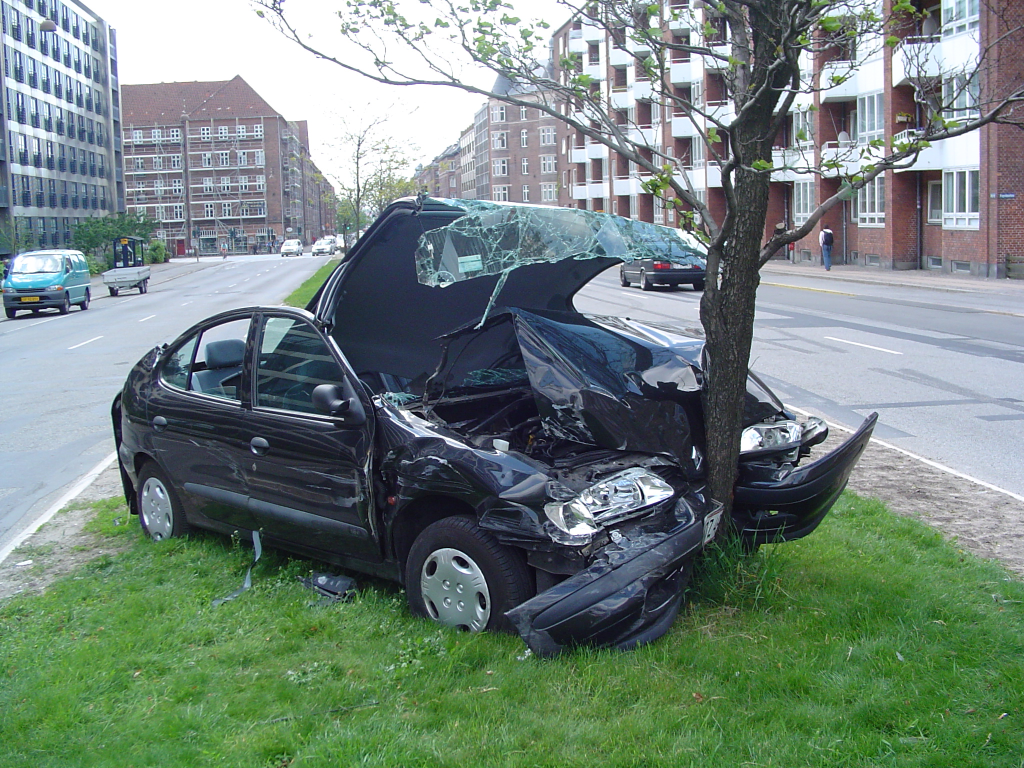
#> input picture cost_optimization/assets/damage_photo.jpg, 2048 x 1536 px (shown at 1/2 size)
$ jupyter execute --allow-errors cost_optimization.ipynb   (shell and % lines are left out)
#> lines starting #> are read from the running program, lines starting #| are printed output that depends on the picture
# Cost Optimization on the Claude API

AI adoption is starting to take a familiar shape: you build on AI to stay at the intelligence frontier, but scaling your product makes token costs unsustainable. The zeitgeist refers to this phenomenon as a shift from "tokenmaxxing" to "budgetmaxxing." Yet, the defensible solution isn't to downgrade your models or shrink the scope of your AI use cases. Instead, we see successful teams focus on optimizing the architecture surrounding their models to reach the Pareto frontier of intelligence and cost.

This cookbook lays out the checklist Anthropic's Applied AI team runs builders through to bring their API spend into line without sacrificing product quality. Here's a bird's eye view:

1. **Before you start optimizing** – get it working on a capable model, build an eval, and measure a baseline
2. **Prompt caching** – reuse your tokens on subsequent turns instead of reprocessing them
3. **Input token management** – let the model discover context via tools
4. **Agent-loop efficiency** – keep multi-turn context from compounding
5. **Output token management** – hand the model tighter generation constraints
6. **Batch API** – defer non-interactive workloads to an async queue
7. **Model selection and effort** – find the cheapest tier that still clears your quality bar

Notice how model selection sits near the bottom. It's the easiest lever to pull but directly constrains the intelligence of your product. The goal of this cookbook is to maintain your intelligence ceiling while recouping cost where the dollars are not driving any material gains in product performance.

## Prerequisites

> **Note**: Running this cookbook top to bottom costs ~\$40 in API credits. We recommend only running cells live when you want to experiment with the inputs.

To run this notebook, you will need:

- **Anthropic API key** to call the Claude API ([get your API key](https://platform.claude.com/settings/keys))
- **Python 3.10+** with the `anthropic`, `matplotlib`, `pillow`, and `python-dotenv` packages
- **The `assets/` directory** in the same location as this notebook, which can be pulled from the [cookbooks repo](https://github.com/anthropics/claude-cookbooks)

## Setup

To get started, create a `.env` file in this directory and drop in your Anthropic API key with `ANTHROPIC_API_KEY=your-anthropic-api-key`. Then install and import the handful of dependencies, including [Anthropic's Python SDK](https://platform.claude.com/docs/en/cli-sdks-libraries/sdks/python).

[cell 1]
import base64
import copy
import csv
import io
import json
import textwrap
import time
from datetime import datetime
from functools import partial
from pathlib import Path

import anthropic
import matplotlib.pyplot as plt
from dotenv import load_dotenv
from IPython.display import HTML, display
from PIL import Image

load_dotenv()
#> (the rest of this cell did not finish here and is left out)

With that in place, define the base models and pricing schemas. We'll use Opus as the default workhorse for this notebook, but your use case might warrant a different intelligence ceiling – the baseline eval in the next section will help us identify the right starting point. Here we just load in some helper functions to make our eval results easily legible.

To *optimize* cost, we need to ensure we're *measuring* cost at every turn. Anthropic's API carries a `usage` block with input, output, and cache token counts. Below we define `usage_cost()` to turn those raw counts into dollar amounts using the [current per-million-token prices](https://platform.claude.com/docs/en/about-claude/pricing). Note that the `PRICING` table and cache multipliers below are a hardcoded snapshot of list prices at the time of writing, and per-token rates are subject to change as new models ship or introductory pricing expires.

[cell 2]
FABLE = "claude-fable-5"
OPUS = "claude-opus-5"
SONNET = "claude-sonnet-5"
HAIKU = "claude-haiku-4-5"

# Our default model for this notebook
MODEL = OPUS

# $/M tokens
PRICING = {
    FABLE: {"in": 10.00, "out": 50.00},
    OPUS: {"in": 5.00, "out": 25.00},
    SONNET: {"in": 2.00, "out": 10.00},
    HAIKU: {"in": 1.00, "out": 5.00},
}


# [21 lines left out: function usage_cost, not called in this run]


_hdr_printed = False


# [17 lines left out: function print_usage, not called in this run]


def reset_usage_header():
    global _hdr_printed
    _hdr_printed = False


print(f"{'model':<18s} {'$/M in':>8s} {'$/M out':>9s}")
for m, p in PRICING.items():
    tag = "  <- our default" if m == MODEL else ""
    print(f"{m:<18s} {p['in']:>8.2f} {p['out']:>9.2f}{tag}")

[cell 3]
# Shared eval output format
# [39 lines left out: function results_table, not called in this run]


_TRIAL_COLS = "{cfg:<34}{trial:>6}{passed:>9}{turns:>10}{ptask:>11}{p10k:>15}   {misses}"


# [49 lines left out: functions trial_header, trial_row, context_header, context_bar, not called in this run]

To anchor this cost optimization exercise in reality, we'll run through a use case that embodies what our Applied AI team might face in the field: a claims adjuster agent for Acme Insurance, a fictional auto-insurance company. The cell below loads synthetic data from `assets/`, which serves as environment context for our agent to work with. It mocks a real production backend without all of the underlying infra.

The agent's system prompt and tool schema (known as its "prefix") are defined in the following cell. The system prompt assigns the agent's persona, specifies the desired response shape, and embeds a full ~12K-token underwriting manual from `assets/policy_manual.md`. The agent has eight investigation actions it can call on via tools (pull the claim, policy, fraud score, repair estimate, photos) plus four terminal verdicts (`approve_claim`, `deny_claim`, `route_to_supervisor`, `refer_to_siu`) that the loop watches for. `count_tokens` at the end shows what this fixed prefix weighs before a single user turn is added.

#> (a cell that did not finish here is left out)

#> (a cell that did not finish here is left out)

## Before you start optimizing

First ensure that the agent actually works, regardless of whether or not the unit economics are scalable. If you can't make *an* agent that solves your problem, you definitely won't be able to make a cost-optimal one. Run the agent on Opus or Fable to start; you should maintain a high intelligence ceiling and pull on other cost levers before sacrificing the agent's overall reasoning capabilities.

Determining to what extent the agent works requires an eval that measures both **pass rate** and **cost per task**. We measure cost per task instead of cost per token because a model with a higher sticker price can be the cheaper option if it finishes the job in fewer turns. Pass rate allows us to establish a quality bar such that we don't degrade the quality of the agent itself as we reduce cost per task.

The eval doesn't need to be elaborate; a few representative tasks with known-good answers is enough to catch regressions. Check out [this blog post](https://www.anthropic.com/engineering/demystifying-evals-for-ai-agents) for additional direction on building your eval suite. For the purposes of this cookbook, we'll simply use ten claims from `claims.csv` with human-labeled correct verdicts.

#> (a cell that did not finish here is left out)

The `adjudicate()` function below defines our agent config. We'll run the baseline eval in an unoptimized state – assume this is how we've inherited the agent. It uses Opus at `effort=high`, full tool loop, no caching, and no context management. Opus High should be able to correctly classify all eval claims with enough intelligence headroom to flex to harder problems. `run_eval()` walks it across all ten claims and prints the scoreboard.

[cell 7]
# [65 lines left out: function adjudicate, not called in this run]


def run_eval(adjudicate_fn, label, *, quiet=False, trial=1):
    """One pass over the eval set. Verbose mode traces every claim (used once,
    for the baseline); quiet mode prints a single trial_row(). Either way the
    trial's numbers land in run_eval.last for the summary tables"""
#> called with label = 'baseline (opus · effort=high)', quiet = False, trial = 1
    # Reset the cache on each trial for a fair comparison
    run_eval.nonce = time.time_ns()
    if not quiet:
        print(label, flush=True)
    total, correct, turns, misses = 0.0, 0, 0, []
    for claim in EVAL_CLAIMS:
        decision, cost, n = adjudicate_fn(claim)
        ok = decision == claim["expected"]
        total += cost
        turns += n
        correct += ok
        if not ok:
            misses.append(claim["id"])
        if not quiet:
            exp = f"(exp {claim['expected']})"
            print(
                f"  {'✓' if ok else '✗'} {claim['id']}  {decision:<10} {exp:<16} "
                f"{n} turns  ${cost:.4f}",
                flush=True,
            )
    per_task = total / len(EVAL_CLAIMS)
    run_eval.last = {
        "correct": correct,
        "n": len(EVAL_CLAIMS),
        "per_task": per_task,
        "turns": turns,
        "misses": misses,
    }
    if quiet:
        trial_row(label, trial, run_eval.last)
    else:
        print(
            f"  → {correct}/{len(EVAL_CLAIMS)} correct · {turns} turns · "
            f"${per_task:.4f}/task · ${total:.4f} total\n",
            flush=True,
        )
    return per_task


# Baseline run on Opus High
#> (the rest of this cell did not finish here and is left out)

Our baseline run lands at **10/10 correct** for ~**\$0.29/task**. At a million claims a year, every cent off cost per task will save us ~\$10K in annual spend. But our quality bar is high – when it comes to insurance claims, mis-labels are more costly than inference savings, so we'll hold our quality bar at near-100% accuracy. That means that as we optimize, we'll look to achieve less than ~**\$0.29/task** while getting all 10 eval cases correct.

> **Note**: Model outputs are nondeterministic, so the same configuration can land at a different pass rate and cost per task from one run to the next. Your live eval runs in this notebook may return different results than what we've hardcoded in text. When conducting a cost optimization audit for your own agent, be sure to run many parallel trials so you're making decisions based on a representative distribution rather than a single sample.

## Prompt caching

The first cost optimization strategy we'll employ is prompt caching. Right now our system prompt and tool schemas weigh ~13K tokens, and we're paying full input price to reprocess all of it on every turn of every claim. But that content doesn't change, so why should we repeatedly pay full price for sampling it?

That's where [prompt caching](https://platform.claude.com/docs/en/build-with-claude/prompt-caching) comes in – it lets Claude reuse an already-processed prefix across calls by temporarily storing it server-side. You can cache for five minutes at 1.25× the normal input rate or for one hour at a 2× multiple, and then reprocessing those tokens costs only a fraction of the input rate, so long as the prefix block doesn't change. That fraction is 0.1× on the models used here and lower on some newer models. You declare the static prefix by placing a "breakpoint" after it. Prompt caching is a great cost saver in multi-turn conversations and doesn't come at the expense of output quality, which is why we usually pull this lever first.

The simplest way to get started is top-level [**auto caching**](https://platform.claude.com/docs/en/build-with-claude/prompt-caching#automatic-caching). Pass `cache_control={"type": "ephemeral"}` on the request and the API places a single breakpoint after the last cacheable block, sliding it forward as the conversation grows. Below, we ask two follow-ups on the same claim with and without auto-caching. Watch the `cache_r` column – without caching, it stays at zero and every call re-pays for the same system prompt and tool definitions; with caching, call 1 pays a small write premium and call 2 reads back the whole prefix at a tenth of the price on these models.

#> (a cell that did not finish here is left out)

Auto caching only pays off if the prefix is actually stable. The most common way to "break the cache" is having something dynamic (a timestamp, a request ID, a user name) in the system prompt or a tool description. The prefix might look the same to you, but the cache key is different every call and you'll see `cache_read` stay at zero.

The fix is to **keep the static prefix byte-stable** and push anything volatile below the breakpoint. In the cell below, the "before" run stamps `datetime.now()` into the system prompt and never gets a hit; the "after" run freezes the system prompt by placing an explicit `cache_control` marker on that block and then moving the timestamp into the user turn instead. The same information reaches the model but now the static content is only paid for once.

#> (a cell that did not finish here is left out)

Auto caching gives you one breakpoint that slides. Sometimes you want more control than that, typically when different layers of your prefix change at different rates. [**Explicit breakpoints**](https://platform.claude.com/docs/en/build-with-claude/prompt-caching#explicit-cache-breakpoints) let you place up to four `cache_control` markers yourself, so an upstream tier (the policy manual in the system prompt) can keep hitting even when a downstream one (per-claim context) changes.

The cell below asks the same question about three different claims. In the first pass a dynamic per-claim intake packet leads the system block, so the prefix diverges from the very first token. In the second pass the manual comes first with the breakpoint after it and the per-claim packet is an uncached suffix, so the manual is written once on claim 1 and read on claims 2 and 3.

#> (a cell that did not finish here is left out)

Explicit breakpoints are also useful when you want mixed [**TTLs**](https://platform.claude.com/docs/en/build-with-claude/prompt-caching#1-hour-cache-duration) (a 1-hour cache on persistent content like the policy manual, 5-minute on something ephemeral like conversation history) or when you have a busy agent loop that appends more than ~20 content blocks between calls, since cache lookup only scans back that far from a breakpoint.

If you have a multi-turn agent or reuse the same prompts and tools across conversations, prompt caching can offer significant cost savings. Keep these common cache-breakers in mind to maximize your hit rate:

- **Placing dynamic content above a breakpoint** – Any byte change like timestamps or a new set of tools incurs a new cache write, so you should push dynamic content into the newest user turn and leave earlier turns as sent.
- **Switching models mid-conversation** – Caches are per-model, so it resets when you route a turn to a different model string.
- **Changing top-level `effort` mid-conversation** – The effort level is rendered into the prompt, so changing `output_config.effort` between requests invalidates the cache. Hold it constant within a conversation, or use a [per-message effort change](https://platform.claude.com/docs/en/build-with-claude/effort#change-effort-mid-conversation-beta) (beta) on models that support it, which keeps the cache.
- **Compacting on every turn** – Rewriting history invalidates the cache from that point forward, so previous messages should be pruned infrequently instead (more on that in [§Agent-loop efficiency](#agent-loop-efficiency)). If your model runs a [preserved thinking](https://platform.claude.com/docs/en/build-with-claude/preserved-thinking) check, rewriting history also invalidates every later thinking block.

We recommend tracking your cache hit rate during and after cost optimization to ensure you don't introduce any breaking changes. The [Claude Console](https://platform.claude.com/usage) shows your cache read/write token split, or you can log `usage.cache_read_input_tokens` and `usage.cache_creation_input_tokens` off each response and watch the ratio yourself.

<a id="input-token-management"></a>
## Input token management

Caching makes repeat tokens cheap, but do we really have to send those tokens to the model in the first place? Ideally the model gets only essential context upfront, and everything else stays within reach if it turns out to matter. This is **progressive disclosure**, the same way you'd brief a colleague by handing over just enough information for the decision at hand without burying them in context.

Our baseline agent started with all context passed upfront: a full underwriting manual embedded in the system prompt, restated tool definitions, and twelve tool schemas loaded. Let's streamline this so the model only uses the tokens it absolutely needs. We'll call [`count_tokens`](https://platform.claude.com/docs/en/build-with-claude/token-counting) to measure how prefix bloat changes over time.

#> (a cell that did not finish here is left out)

First we'll **move rarely-used reference material behind a tool.** The underwriting manual is ~11K tokens sitting in every prefix. Instead, we should expose it via a `read_manual` tool so Claude pulls the section it needs only when a claim actually turns on a specific rule. The trade-off is that the manual now costs a tool turn when it *is* needed. If most calls consult it anyway, keeping it in the (cached) system prompt is cheaper; retrieval wins when reference context is large and rarely hit.

[cell 12]
SYSTEM_LEAN = (
    "You are a Senior Adjuster in Acme Insurance's auto claims unit; your payment "
    "and denial authority is set out in Section 6 of the underwriting manual, which "
    "you can consult via `read_manual` when you need a specific rule. "
    "Standard investigation on every claim: retrieve the claim record, the policy, "
    "the policyholder's claim history, and the SIU fraud-indicator score before "
    "deciding; pull the estimate, photos, or additional documents only when the "
    "decision turns on them. Adjudicate strictly per the manual: decide claims within "
    "your authority yourself, and escalate only where the manual requires it: "
    "`route_to_supervisor` for the supervisor review or higher-authority approval the "
    "manual specifies, `refer_to_siu` for the manual's mandatory SIU referrals. Conclude "
    "every adjudication by calling exactly one of `approve_claim`, `deny_claim`, "
    "`route_to_supervisor`, or `refer_to_siu`."
)
#> (the rest of this cell did not finish here and is left out)

Next let's **remove tool recaps from the system prompt**. Tool schemas are already rendered into the request, so restating "here are your available tools" in the system prompt just inflates the prefix. If the model fails to call the right tools, fix it at the source by sharpening tool names and writing non-overlapping descriptions. That typically resolves the confusion without incurring any extra tokens.

#> (a cell that did not finish here is left out)

We can do more to alleviate tool overhead by **deferring tools that aren't needed on every turn.** The [**tool search tool**](https://platform.claude.com/docs/en/agents-and-tools/tool-use/tool-search-tool) lets you mark tools with `defer_loading: True`, so only `tool_search` plus whatever you leave un-deferred render into the prefix. Claude loads the rest by name when it actually needs them while preserving your cache. We're only using a dozen tools in this example so the savings are modest, but once your schemas run past ~10K tokens (which MCP servers hit fast), tool search often pays for itself.

[cell 14]
tool_search = {"type": "tool_search_tool_regex_20251119", "name": "tool_search_tool_regex"}
always_on = {"get_claim", "approve_claim", "deny_claim", "route_to_supervisor", "refer_to_siu"}
#> (the rest of this cell did not finish here and is left out)

Keep in mind that a smaller prefix doesn't always translate to a cheaper cost per task. By deferring context so it's progressively disclosed, the model may incur more tokens trying to find that context than if it had just read it upfront. Prefix cost savings depend on the shape of your agent trajectory and should be validated against your own eval. You can see the impact of these changes on our claims agent in the [§Putting it all together](#putting-it-all-together) section.

Now let's look at how artifacts can bloat your input context. [Images](https://platform.claude.com/docs/en/build-with-claude/vision) and [PDFs](https://platform.claude.com/docs/en/build-with-claude/pdf-support) are tokenized by pixel area at roughly one token per 28×28 patch, so cost scales with resolution rather than information content. You should pre-downscale to the minimum resolution your task actually needs. 1280×720 is a safe default that caps every image at ~1,200 tokens. In the cell below, the raw claim photo costs ~4,000 tokens, but a 4x downsample still lets the model answer "is this bumper dented" without issue.

[cell 15]
# https://commons.wikimedia.org/wiki/File:Car_crash_1.jpg (public domain)
photo = Image.open("assets/damage_photo.jpg")
#> photo is the input picture: PIL image 2048x1536 RGB; mean R, G, B 115, 132.2, 124.1
thumb = photo.copy()
thumb.thumbnail((1280, 720))
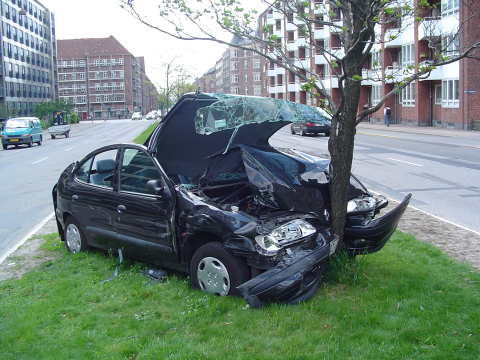
#> thumb: PIL image 960x720 RGB (shown at 1/2 size); mean R, G, B 115, 132.2, 124.1


def image_tokens(img):
    buf = io.BytesIO()
    img.save(buf, format="JPEG")
    return client.messages.count_tokens(
        model=MODEL,
        messages=[
            {
                "role": "user",
                "content": [
                    {
                        "type": "image",
                        "source": {
                            "type": "base64",
                            "media_type": "image/jpeg",
                            "data": base64.standard_b64encode(buf.getvalue()).decode(),
                        },
                    },
                    {"type": "text", "text": "Describe the visible damage."},
                ],
            }
        ],
    ).input_tokens


# Side-by-side at a common display height
H = 300


def at_height(img, h):
#> called with h = 300
    return img.resize((int(img.width * h / img.height), h))
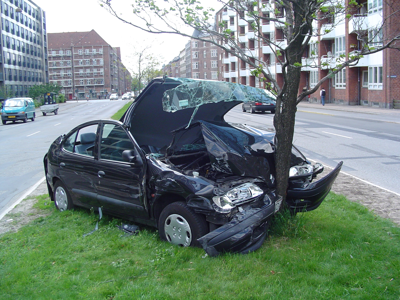
#> returned value: PIL image 400x300 RGB; mean R, G, B 115, 132.2, 124.1


a, b = at_height(photo, H), at_height(thumb, H)
canvas = Image.new("RGB", (a.width + b.width, H))
#> canvas: PIL image 800x300 RGB; every value is 0
canvas.paste(a, (0, 0))
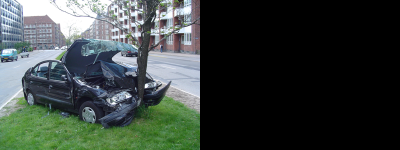
#> canvas: PIL image 800x300 RGB (shown at 1/2 size); mean R, G, B 57.5, 66.1, 62
canvas.paste(b, (a.width, 0))
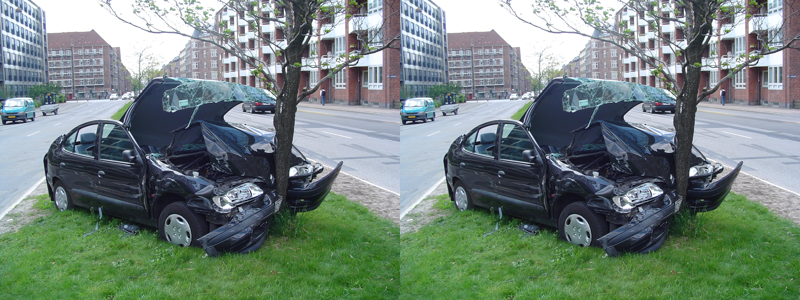
#> canvas: PIL image 800x300 RGB; mean R, G, B 115, 132.2, 124.1
display(canvas)
print("Car_crash_1.jpg by Thue · public domain via Wikimedia Commons\n")

#> (the rest of this cell did not finish here and is left out)
